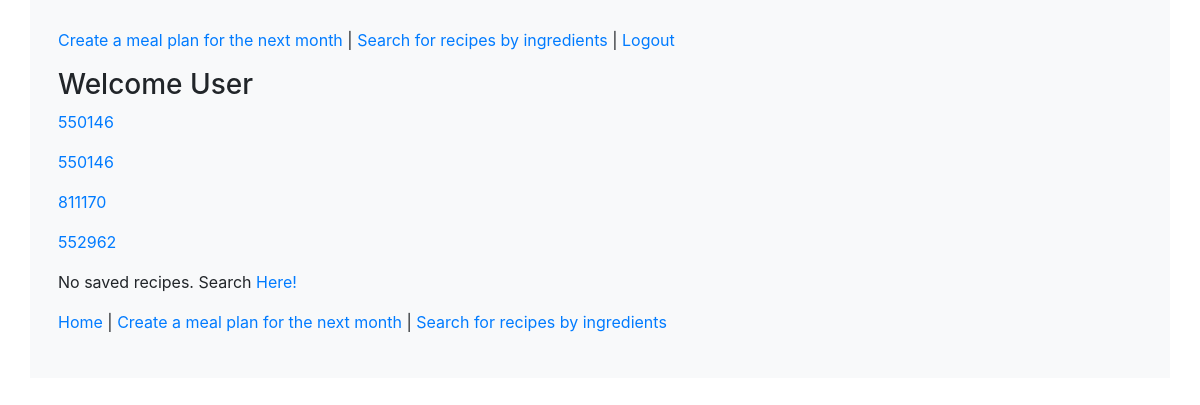
Screenshot of /user_home (signed in) with the database file from the repository.
### app_one/models.py (models this page shows)
class User(models.Model):
    first_name = models.CharField(max_length=255)
    last_name = models.CharField(max_length=255)
    email_address = models.CharField(max_length=45)
    username = models.CharField(max_length=20)
    password = models.CharField(max_length=25)
    confirm_password = models.CharField(max_length=25)
    created_at = models.DateTimeField(auto_now_add=True)
    updated_at = models.DateTimeField(auto_now=True)
    objects = UserManager()

class Saved(models.Model):
    recipe = models.IntegerField()
    user = models.ForeignKey(User, related_name="saved", on_delete=models.CASCADE)
    created_at = models.DateTimeField(auto_now_add=True)
    updated_at = models.DateTimeField(auto_now=True)
    objects = SavedManager()

### app_one/views.py (the view)
# urls.py: path('user_home', views.user_home),
def user_home(request):
    context = {
        'saved': Saved.objects.all(),
        'user': User.objects.get(id=request.session['user_id'])
    }
    return render(request, 'user_home.html', context)

### app_one/templates/user_home.html (shortened to what this page needs)
<!DOCTYPE html>
<html lang="en">
<head>
    <link rel="stylesheet" href="https://stackpath.bootstrapcdn.com/bootstrap/4.5.2/css/bootstrap.min.css"
>
</head>
<body>
    <div class="container bg-light">
        <div class="row">
            <div class="col p-4 m-1">
                <p><a href="/create_meal_plan"> Create a meal plan for the next month</a> | <a href="/search">Search for recipes by ingredients</a> | <a href="/logout">Logout</a></p>
                <h3>Welcome {{request.session.name}}</h3>
                <div id="rec">
                    {% if saved %}
                    {% for recipe in saved %}
                    <div id="more_info">
                        <a href=#>
                            <p id='recipe.id'>{{recipe.recipe}}</p>
                        </a>
                    </div>
                    {% endfor %}
                    {% if recipe not in saved %}
                    <p>No saved recipes. Search <a href="/search">Here!</a></p>
                    {% else %}
                    <p>Saved Recipes:</p>
                    <ul>
                        <p>testing</p>
                        <li>{{recipe.id}}</li>
                    </ul>
                    {% endif %}
                    {% endif %}
                    <p><a href="/">Home</a> | <a href="/create_meal_plan"> Create a meal plan for the next month</a> | <a href="/search">Search for recipes by ingredients</a></p>
                </div>
            </div>
        </div>
    </div>
</body>
</html>

### rows the page displays
User: session.name "User"
Saved: recipe "550146"
Saved: recipe "550146"
Saved: recipe "811170"
Saved: recipe "552962"
